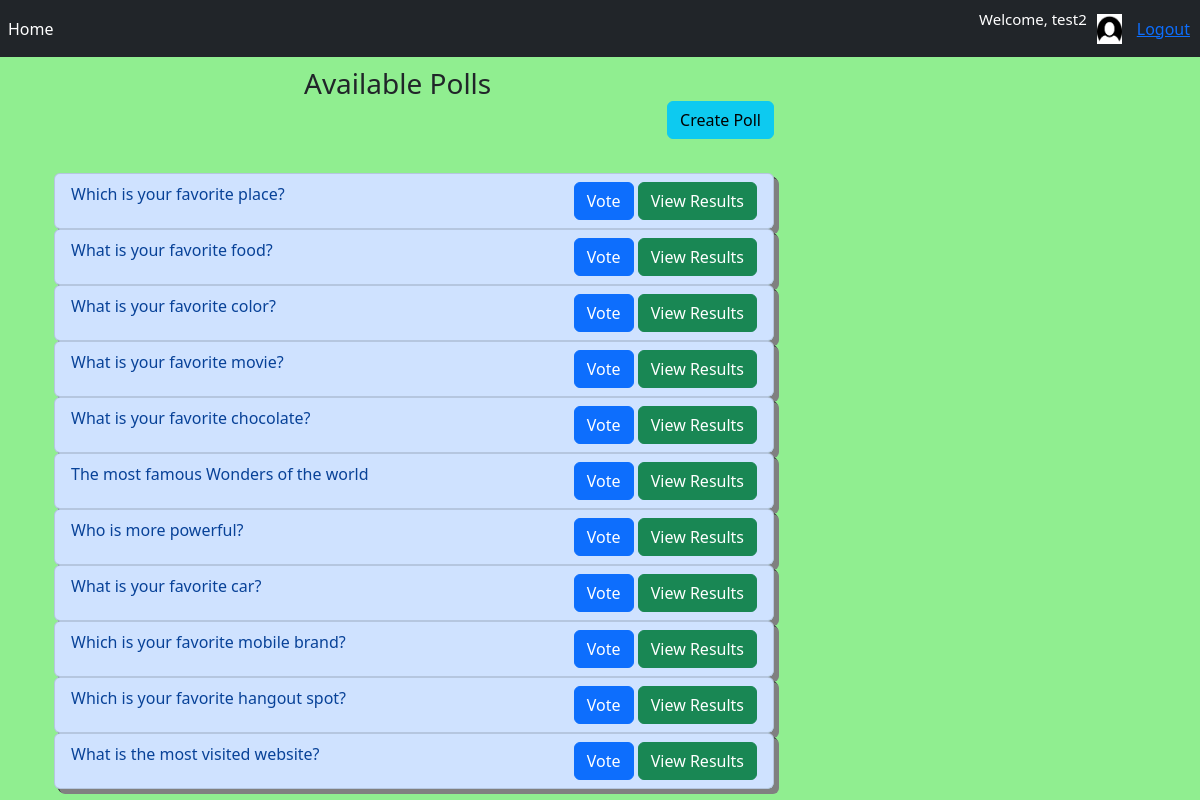
The page /home/ (signed in) on the database its author committed.
### Polling/models.py (models this page shows, shortened)
class Poll(models.Model):
    question = models.TextField()
    user = models.ForeignKey(Profile,on_delete=models.SET_NULL,null=True,blank=True)
    option_1 = models.CharField(max_length=30)
    option_2 = models.CharField(max_length=30)
    option_3 = models.CharField(max_length=30)
    option_4 = models.CharField(max_length=30)
    option_1_votes = models.IntegerField(default=0)
    option_2_votes = models.IntegerField(default=0)
    option_3_votes = models.IntegerField(default=0)
    option_4_votes = models.IntegerField(default=0)

### Polling/views.py (the view)
# urls.py: path('home/', views.home_view, name="home"),
@login_required
@cache_control(no_cache=True, must_revalidate=True, no_store=True)
def home_view(request):
    polls = Poll.objects.all()
    context = {'polls': polls}
    return render(request,"home.html", context)

### Polling/templates/home.html (shortened to what this page needs)
{% extends 'base.html' %}
{% load static %}
{% block content %}
<div class="container">
     <div class="row">
        <div class="col-lg-8 col-lg-offset-2">
            <div class="panel panel-default">
                <div class="panel-heading">
                    <h3 style="display:inline; margin:250px;" class="panel-title">Available Polls</h3>
                    <a style="float:right; display:inline-block;" class="btn btn-info" href="{% url 'create' %}">Create Poll</a>
                </div>
                <br><br><br>
                  {% for poll in polls %}
                     <ul class="list-group list-group-small">
                         <li class="list-group-item list-group-item-primary">
                             {{poll.question}}
                             <span class="float-right">
                                 <a class="btn btn-primary" href="{%url 'vote' poll.id %}">Vote</a>
                                 <a class="btn btn-success" href="{%url 'results' poll.id %}">View Results</a>
                             </span>
                         </li>
                     </ul>
                     {% endfor %}
            </div>
        </div>
     </div>
</div>
{% endblock %}

### Polling/templates/base.html (shortened to what this page needs)
<!DOCTYPE html>
{% load static %}
<html lang="en">
<head>
    <link rel="stylesheet" href="https://stackpath.bootstrapcdn.com/bootstrap/4.4.1/css/bootstrap.min.css">
    <link href="https://cdn.jsdelivr.net/npm/bootstrap@5.2.0-beta1/dist/css/bootstrap.min.css" rel="stylesheet">
	<link rel="stylesheet" type="text/css" href="{% static 'CSS/main.css' %}">
</head>
<body>
    <nav class="navbar navbar-expand-lg navbar-dark bg-dark">
      <div class="collapse navbar-collapse" id="navbarSupportedContent">
        <ul class="navbar-nav mr-auto">
          <li class="nav-item active">
            <a class="nav-link" href="{% url 'home' %}">Home <span class="sr-only">(current)</span></a>
          </li>
        </ul>
        <form class="form-inline my-2 my-lg-0">
            <p id="welcome_msg">Welcome, {{request.user}}</p>
            <a href="{% url 'profile' %}">
                <img id="user_img" src="{% static 'images/user.png' %}">
            </a>
            <a style="margin-right: 10px;"href="{% url 'logout' %}">Logout</a>
        </form>
      </div>
    </nav>
    <div class="container">
        {% block content %}
        {% endblock %}
    </div>
</body>
</html>
</body>
</html>

### rows shown on the page
Poll: question "Which is your favorite place?"
Poll: question "What is your favorite food?"
Poll: question "What is your favorite color?"
Poll: question "What is your favorite movie?"
Poll: question "What is your favorite chocolate?"
Poll: question "The most famous Wonders of the world"
Poll: question "Who is more powerful?"
Poll: question "What is your favorite car?"
Poll: question "Which is your favorite mobile brand?"
Poll: question "Which is your favorite hangout spot?"
Poll: question "What is the most visited website?"

### other values the page prints
{{ request.user }} "test2"
